Frame 1 (no input): blank canvas, image omitted
Frame 60 (no input): blank canvas, image omitted
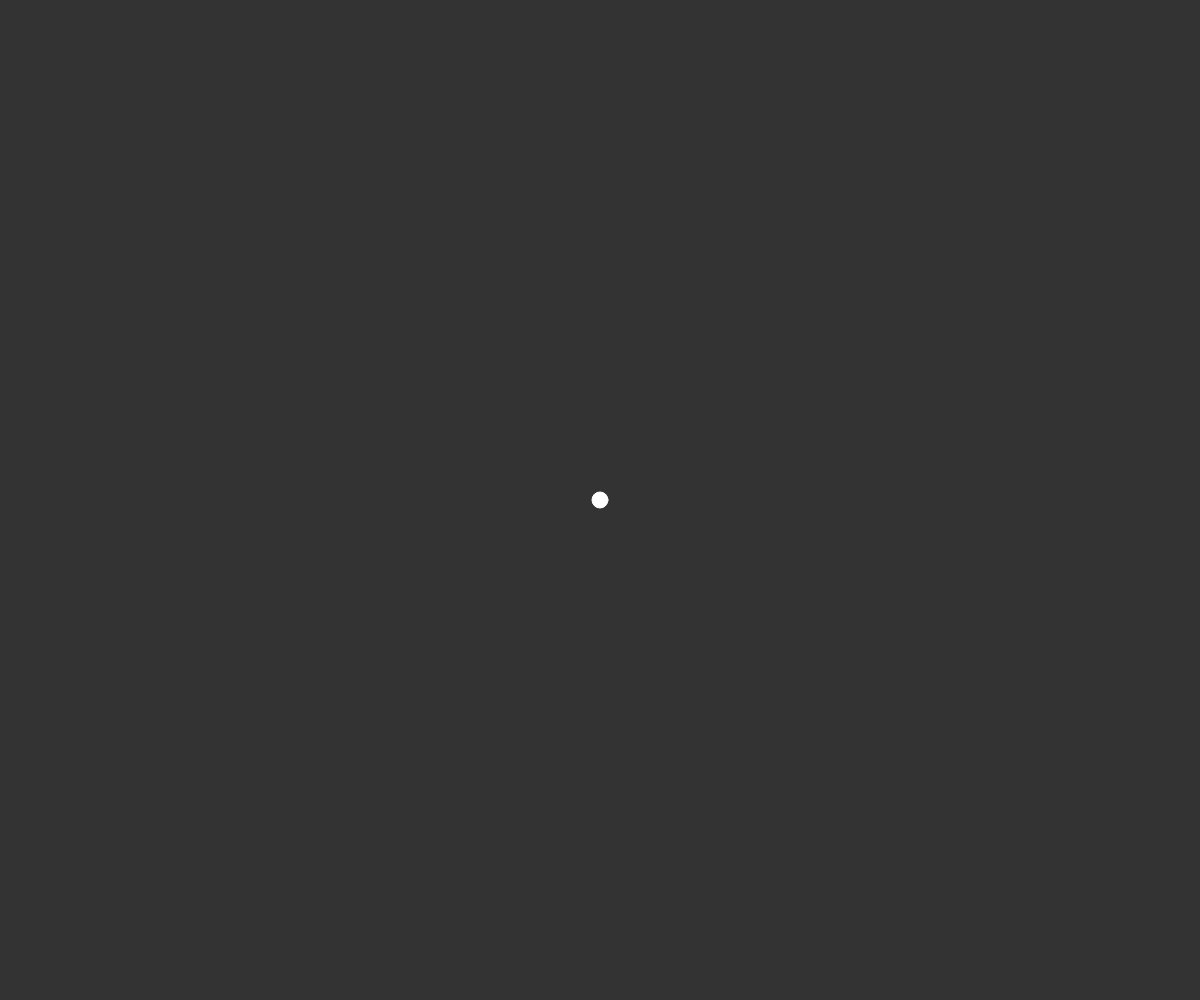
Frame 120 (the mouse pressed at the canvas centre since frame 60)

The p5.js sketch whose frames 1 and 60 were blank and that drew this single picture after the mouse press (run headless with seeded random() and noise() and a simulated clock; from frame 60 on, the mouse is pressed at the canvas centre):

// p5.js sketch
// ── sketch.js
var vertices = [];

function setup() {
  createCanvas(windowWidth, windowHeight);  // Taille du canvas égale à la taille de la fenêtre
}

function windowResized() {
  resizeCanvas(windowWidth, windowHeight);  // Redimensionne le canvas lorsque la fenêtre est redimensionnée
}

function mousePressed() {
  var v = createVector(mouseX, mouseY);
  vertices.push(v);
}

function draw() {
  background(51);
  
  var reached = [];
  // Fait une copie des vertices dans unreached
  var unreached = vertices.slice();
  
  // On commence a un vertex (le premier)
  reached.push(unreached[0]);  // On l'ajoute au reached
  // Le vertex est devenu reached donc on peut le delete de unreached
  unreached.splice(0, 1);  // Supprime 1 élem a partir de l'indice 0
  
  // On continue tant qu'il y a encore des vertices 
  while (unreached.length > 0) {
    var best = 10000;    // Initialise le best au premier vertex
    var reached_index;
    var unreached_index;
    // Pour chaque reached vertex on check tous les autres unreached
    for (let i = 0; i < reached.length; i++) {
      for (let j = 0; j < unreached.length; j++) {
        var v1 = reached[i];
        var v2 = unreached[j];
        var d = dist(v1.x, v1.y, v2.x, v2.y);
        if (d < best) {
          best = d;
          reached_index = i;
          unreached_index = j;
        }
      }
    }
    // Dessiner une ligne entre les 2 vertex avec distance best
    var best_reached = reached[reached_index];
    var best_unreached = unreached[unreached_index];
    stroke(255);
    strokeWeight(2);
    line(best_reached.x, best_reached.y, best_unreached.x, best_unreached.y);
    
    reached.push(unreached[unreached_index]);  // On ajoute le best au reached
    // Le vertex est devenu reached donc on peut le delete de unreached
    unreached.splice(unreached_index, 1);  // On supprime le best de unreached
  }
  
  // Dessiner les points
  for (let i = 0; i < vertices.length; i++) {
    fill(255);
    stroke(255);
    circle(vertices[i].x, vertices[i].y, 16);
  }
}
